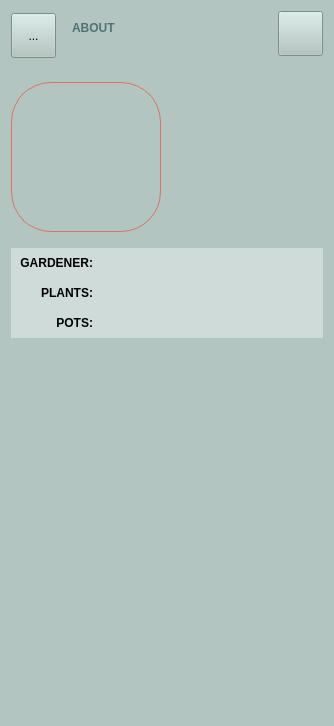
<?xml version="1.0" encoding="UTF-8"?>
<ui version="4.0">
 <class>Form</class>
 <widget class="QWidget" name="Form">
  <property name="geometry">
   <rect>
    <x>0</x>
    <y>0</y>
    <width>334</width>
    <height>726</height>
   </rect>
  </property>
  <property name="sizePolicy">
   <sizepolicy hsizetype="Minimum" vsizetype="Minimum">
    <horstretch>0</horstretch>
    <verstretch>0</verstretch>
   </sizepolicy>
  </property>
  <property name="windowTitle">
   <string>Form</string>
  </property>
  <property name="styleSheet">
   <string notr="true">background-color: #b2c5c0;</string>
  </property>
  <layout class="QVBoxLayout" name="verticalLayout">
   <item>
    <layout class="QHBoxLayout" name="horizontalLayout_2">
     <property name="sizeConstraint">
      <enum>QLayout::SetDefaultConstraint</enum>
     </property>
     <property name="bottomMargin">
      <number>15</number>
     </property>
     <item>
      <widget class="QToolButton" name="return_profile">
       <property name="minimumSize">
        <size>
         <width>45</width>
         <height>45</height>
        </size>
       </property>
       <property name="styleSheet">
        <string notr="true">QToolButton#return_profile{
	background-color: #E9E5E3;
	border-radius: 15px;
	font: 12pt &quot;Candara&quot;;
	text-align: center;

	
}

QToolButton#return_profile:hover{
	background-color: #D1CECC;
}

QToolButton#return_profile:pressed{
	background-color: #E9E5E3;
	border: 4px solid #D1CECC;
	
}</string>
       </property>
       <property name="text">
        <string>...</string>
       </property>
       <property name="icon">
        <iconset>
         <normaloff>back.png</normaloff>back.png</iconset>
       </property>
       <property name="iconSize">
        <size>
         <width>30</width>
         <height>30</height>
        </size>
       </property>
      </widget>
     </item>
     <item alignment="Qt::AlignTop">
      <widget class="QLabel" name="label_about_pot">
       <property name="sizePolicy">
        <sizepolicy hsizetype="Preferred" vsizetype="Preferred">
         <horstretch>0</horstretch>
         <verstretch>0</verstretch>
        </sizepolicy>
       </property>
       <property name="minimumSize">
        <size>
         <width>0</width>
         <height>50</height>
        </size>
       </property>
       <property name="styleSheet">
        <string notr="true">font: 13pt &quot;Candara&quot;;
font-weight:bold;
padding: 7px;
color: #4F7375</string>
       </property>
       <property name="text">
        <string>ABOUT</string>
       </property>
       <property name="alignment">
        <set>Qt::AlignLeading|Qt::AlignLeft|Qt::AlignTop</set>
       </property>
      </widget>
     </item>
     <item alignment="Qt::AlignTop">
      <widget class="QToolButton" name="manage_profile">
       <property name="sizePolicy">
        <sizepolicy hsizetype="Fixed" vsizetype="Fixed">
         <horstretch>0</horstretch>
         <verstretch>0</verstretch>
        </sizepolicy>
       </property>
       <property name="minimumSize">
        <size>
         <width>45</width>
         <height>45</height>
        </size>
       </property>
       <property name="contextMenuPolicy">
        <enum>Qt::DefaultContextMenu</enum>
       </property>
       <property name="layoutDirection">
        <enum>Qt::RightToLeft</enum>
       </property>
       <property name="styleSheet">
        <string notr="true">QToolButton::menu-indicator { image: none; }

QToolButton#manage_profile{
	background-color: #E9E5E3;
	border-radius: 15px;
	font: 12pt &quot;Candara&quot;;
	text-align: center;

	
}

QToolButton#manage_profile:hover{
	background-color: #D1CECC;
}

QToolButton#manage_profile:pressed{
	background-color: #E9E5E3;
	border: 4px solid #D1CECC;
	
}</string>
       </property>
       <property name="text">
        <string/>
       </property>
       <property name="icon">
        <iconset>
         <normaloff>more.png</normaloff>more.png</iconset>
       </property>
       <property name="iconSize">
        <size>
         <width>30</width>
         <height>30</height>
        </size>
       </property>
       <property name="popupMode">
        <enum>QToolButton::InstantPopup</enum>
       </property>
       <property name="toolButtonStyle">
        <enum>Qt::ToolButtonIconOnly</enum>
       </property>
      </widget>
     </item>
    </layout>
   </item>
   <item>
    <layout class="QHBoxLayout" name="horizontalLayout">
     <property name="spacing">
      <number>0</number>
     </property>
     <property name="sizeConstraint">
      <enum>QLayout::SetFixedSize</enum>
     </property>
     <property name="leftMargin">
      <number>0</number>
     </property>
     <property name="topMargin">
      <number>0</number>
     </property>
     <property name="rightMargin">
      <number>0</number>
     </property>
     <property name="bottomMargin">
      <number>0</number>
     </property>
     <item alignment="Qt::AlignLeft|Qt::AlignVCenter">
      <widget class="QLabel" name="profile_photo">
       <property name="minimumSize">
        <size>
         <width>150</width>
         <height>150</height>
        </size>
       </property>
       <property name="styleSheet">
        <string notr="true">border-radius: 40px;
border: 1px solid #DE7067;

background-position: center; 
background-repeat: no-repeat; 
background-clip: border-box; 
border-radius: 40px;

color: #69716F;
</string>
       </property>
       <property name="text">
        <string/>
       </property>
      </widget>
     </item>
     <item alignment="Qt::AlignLeft|Qt::AlignVCenter">
      <widget class="QLabel" name="experience_garden">
       <property name="minimumSize">
        <size>
         <width>150</width>
         <height>80</height>
        </size>
       </property>
       <property name="styleSheet">
        <string notr="true">font: 11pt &quot;Candara&quot;;
padding-left: 7px;
color: #BD523F</string>
       </property>
       <property name="text">
        <string/>
       </property>
       <property name="alignment">
        <set>Qt::AlignCenter</set>
       </property>
       <property name="wordWrap">
        <bool>true</bool>
       </property>
      </widget>
     </item>
    </layout>
   </item>
   <item>
    <layout class="QVBoxLayout" name="verticalLayout_profile">
     <property name="spacing">
      <number>0</number>
     </property>
     <property name="sizeConstraint">
      <enum>QLayout::SetDefaultConstraint</enum>
     </property>
     <property name="topMargin">
      <number>0</number>
     </property>
     <item>
      <layout class="QFormLayout" name="formLayout">
       <property name="horizontalSpacing">
        <number>0</number>
       </property>
       <property name="verticalSpacing">
        <number>0</number>
       </property>
       <property name="topMargin">
        <number>10</number>
       </property>
       <property name="bottomMargin">
        <number>10</number>
       </property>
       <item row="0" column="0">
        <widget class="QLabel" name="label">
         <property name="sizePolicy">
          <sizepolicy hsizetype="Preferred" vsizetype="Preferred">
           <horstretch>0</horstretch>
           <verstretch>0</verstretch>
          </sizepolicy>
         </property>
         <property name="minimumSize">
          <size>
           <width>85</width>
           <height>30</height>
          </size>
         </property>
         <property name="maximumSize">
          <size>
           <width>16777215</width>
           <height>30</height>
          </size>
         </property>
         <property name="sizeIncrement">
          <size>
           <width>0</width>
           <height>0</height>
          </size>
         </property>
         <property name="styleSheet">
          <string notr="true">font: 11pt &quot;Candara&quot;;
font-weight: bold;
padding-left: 1px;

text-align: left;
background-color: #CFDBD8;

</string>
         </property>
         <property name="text">
          <string>GARDENER:</string>
         </property>
         <property name="textFormat">
          <enum>Qt::AutoText</enum>
         </property>
         <property name="alignment">
          <set>Qt::AlignRight|Qt::AlignTrailing|Qt::AlignVCenter</set>
         </property>
        </widget>
       </item>
       <item row="1" column="0">
        <widget class="QLabel" name="label_4">
         <property name="minimumSize">
          <size>
           <width>85</width>
           <height>30</height>
          </size>
         </property>
         <property name="maximumSize">
          <size>
           <width>16777215</width>
           <height>30</height>
          </size>
         </property>
         <property name="styleSheet">
          <string notr="true">font: 11pt &quot;Candara&quot;;
font-weight: bold;
padding-left: 1px;
text-align: left;
background-color: #CFDBD8;</string>
         </property>
         <property name="text">
          <string>PLANTS:</string>
         </property>
         <property name="alignment">
          <set>Qt::AlignRight|Qt::AlignTrailing|Qt::AlignVCenter</set>
         </property>
        </widget>
       </item>
       <item row="1" column="1">
        <widget class="QLabel" name="number_plants">
         <property name="styleSheet">
          <string notr="true">font: bold 14pt &quot;Candara&quot;;
background-color: #CFDBD8;</string>
         </property>
         <property name="text">
          <string/>
         </property>
         <property name="alignment">
          <set>Qt::AlignCenter</set>
         </property>
        </widget>
       </item>
       <item row="2" column="0">
        <widget class="QLabel" name="label_2">
         <property name="minimumSize">
          <size>
           <width>85</width>
           <height>30</height>
          </size>
         </property>
         <property name="styleSheet">
          <string notr="true">font: 11pt &quot;Candara&quot;;
font-weight: bold;
padding-left: 1px;
text-align: left;
background-color: #CFDBD8;</string>
         </property>
         <property name="text">
          <string>POTS:</string>
         </property>
         <property name="alignment">
          <set>Qt::AlignRight|Qt::AlignTrailing|Qt::AlignVCenter</set>
         </property>
        </widget>
       </item>
       <item row="2" column="1">
        <widget class="QLabel" name="number_pots">
         <property name="styleSheet">
          <string notr="true">font: bold 14pt &quot;Candara&quot;;
background-color: #CFDBD8;
</string>
         </property>
         <property name="text">
          <string/>
         </property>
         <property name="alignment">
          <set>Qt::AlignCenter</set>
         </property>
        </widget>
       </item>
       <item row="0" column="1">
        <widget class="QLineEdit" name="gardener_name">
         <property name="minimumSize">
          <size>
           <width>0</width>
           <height>30</height>
          </size>
         </property>
         <property name="styleSheet">
          <string notr="true">font: 13pt &quot;Candara&quot;;
background-color: #CFDBD8;</string>
         </property>
         <property name="text">
          <string/>
         </property>
         <property name="frame">
          <bool>false</bool>
         </property>
         <property name="alignment">
          <set>Qt::AlignCenter</set>
         </property>
        </widget>
       </item>
      </layout>
     </item>
     <item>
      <spacer name="verticalSpacer">
       <property name="orientation">
        <enum>Qt::Vertical</enum>
       </property>
       <property name="sizeHint" stdset="0">
        <size>
         <width>20</width>
         <height>40</height>
        </size>
       </property>
      </spacer>
     </item>
    </layout>
   </item>
  </layout>
 </widget>
 <resources>
  <include location="pyflora.qrc"/>
 </resources>
 <connections/>
</ui>
